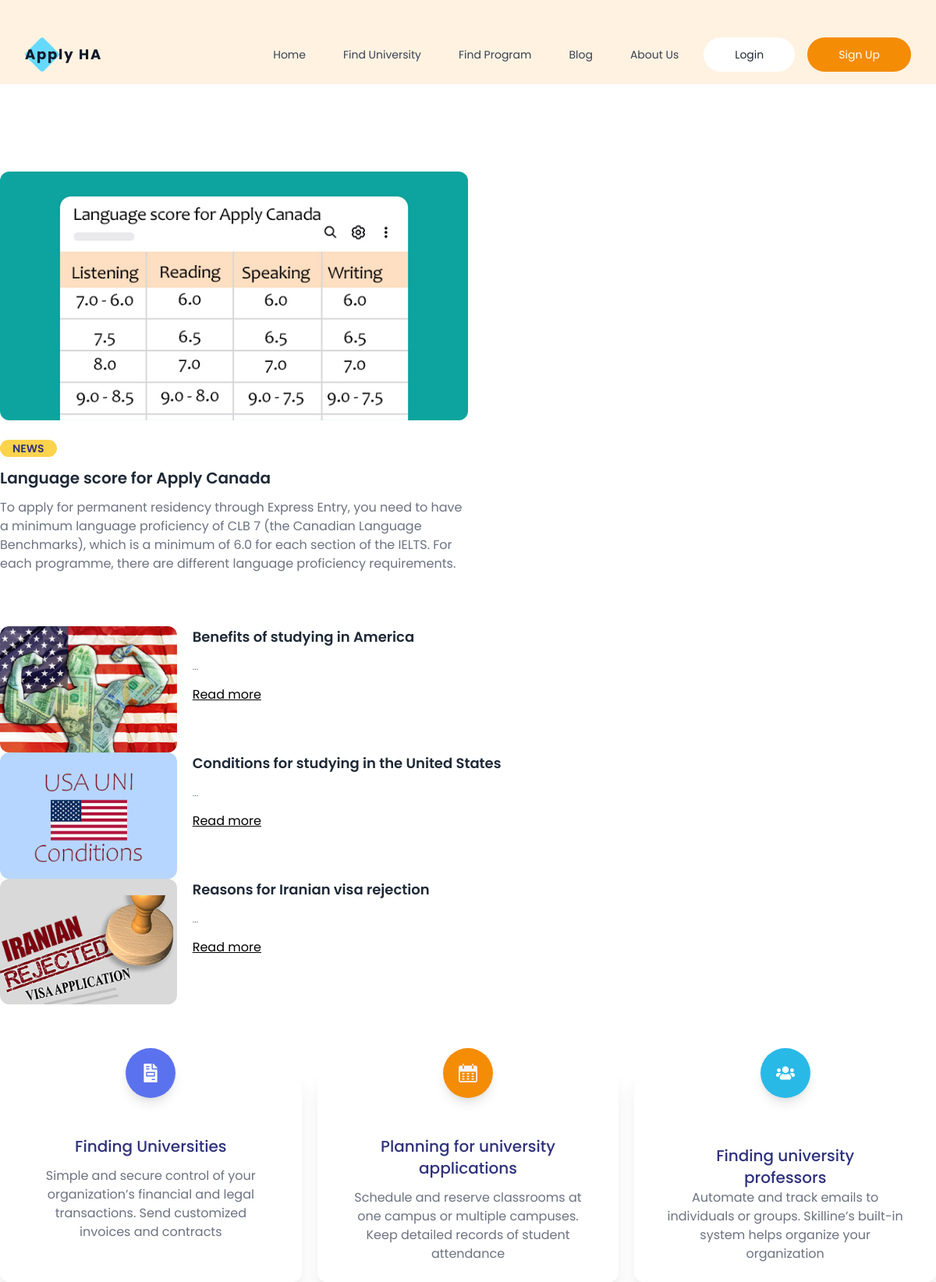
The page /Language-score-for-Apply-Canada on the database its author committed.
### tables this page shows
CREATE TABLE `content` (
  `id` int NOT NULL,
  `top` tinyint(1) NOT NULL,
  `country_id` int DEFAULT NULL,
  `link` varchar(255) NOT NULL,
  `title` text NOT NULL,
  `content` text NOT NULL,
  `img_id1` varchar(255) NOT NULL,
  `ip_id` int NOT NULL,
  `date` timestamp NOT NULL DEFAULT CURRENT_TIMESTAMP
);

### lib/func.php (called while the page is built, shortened)
<?php
function page_url()
{return urldecode(basename(parse_url($_SERVER['REQUEST_URI'], PHP_URL_PATH)));}
function select_all_sql($table_name,$condition)
{   global $connection;
    $result = $connection->prepare("SELECT * FROM $table_name WHERE $condition");
    $result->execute();
    $row = $result->fetchAll(PDO:: FETCH_ASSOC);
    return $row;}
?>

### lib/article-info.php (the view, shortened to what this page needs)
<div data-aos="zoom-in-up" class="my-14 mt-28 flex flex-col lg:flex-row lg:space-x-20 aos-init aos-animate">
    <?php
    $condition = "link='".page_url()."'";
    $result_top=select_all_sql('content',$condition);
    foreach ($result_top as $value_top) {
        ?>
        <div class="lg:w-6/12">
            <img class="rounded-xl w-full mb-6" src="assets/img/<?= $value_top['img_id1']?>">
            <span class="bg-yellow-300 text-darken font-semibold px-4 py-px text-sm rounded-full">NEWS</span>
            <h1 class="text-gray-800 font-semibold my-3 text-xl" title="<?= $value_top['title']?>"><?= $value_top['title']?></h1>
            <p class="text-gray-500 mb-3"><?= $value_top['content']?></p>
        </div>
    <?php } ?>
</div>
<div class="lg:w-7/12 flex flex-col justify-between mt-12 space-y-5 lg:space-y-0 lg:mt-0">
    <?php
    $result=select_all_sql('content','top=0 LIMIT 3');
    foreach ($result as $value) {
        ?>
        <div class="flex space-x-5">
            <div class="w-4/12">
                <div class="relative">
                    <img class="rounded-xl w-full" src="assets/img/<?= $value['img_id1']?>">
                </div>
            </div>
            <div class="w-8/12">
                <h2 class="text-gray-800 text-sm sm:text-lg font-semibold" title="<?= $value['title']?>"><?= $value['title']?></h2>
                <p class="text-gray-500 my-2 sm:my-4 text-xs sm:text-md">...</p>
                <a href="<?= $value['link']?>" class="underline">Read more</a>
            </div>
        </div>
    <?php } ?>
</div>
<div class="grid md:grid-cols-3 gap-14 md:gap-5 mt-20">
    <div data-aos="fade-up" class="bg-white shadow-xl p-6 text-center rounded-xl aos-init aos-animate">
        <div style="background: #5B72EE;" class="rounded-full w-16 h-16 flex items-center justify-center mx-auto shadow-lg transform -translate-y-12">
        </div>
        <h2 class="font-medium text-xl mb-3 lg:px-14 text-darken" title="Finding Universities">Finding Universities</h2>
        <p class="px-4 text-gray-500">Simple and secure control of your organization’s financial and legal transactions. Send customized invoices and contracts</p>
    </div>
    <div data-aos="fade-up" data-aos-delay="150" class="bg-white shadow-xl p-6 text-center rounded-xl aos-init aos-animate">
        <div style="background: #F48C06;" class="rounded-full w-16 h-16 flex items-center justify-center mx-auto shadow-lg transform -translate-y-12">
        </div>
        <h2 class="font-medium text-xl mb-3 lg:px-14 text-darken" title="Planning for university applications">Planning for university applications</h2>
        <p class="px-4 text-gray-500">Schedule and reserve classrooms at one campus or multiple campuses. Keep detailed records of student attendance</p>
    </div>
    <div data-aos="fade-up" data-aos-delay="300" class="bg-white shadow-xl p-6 text-center rounded-xl aos-init aos-animate">
        <div style="background: #29B9E7;" class="rounded-full w-16 h-16 flex items-center justify-center mx-auto shadow-lg transform -translate-y-12">
        </div>
        <h2 class="font-medium text-xl mb-3 lg:px-14 text-darken lg:h-14 pt-3" title="Finding university professors">Finding university professors</h2>
        <p class="px-4 text-gray-500">Automate and track emails to individuals or groups. Skilline’s built-in system helps organize your organization </p>
    </div>
</div>

### assets/css/skilline.css (style rules this page uses)
body { font-family: 'Poppins', sans-serif; }
.text-darken { color: #2F327D; }

### rows shown on the page
content: img_id1 (picture), title "Language score for Apply Canada", content "To apply for permanent residency through Express Entry, you need to have a minimum language proficiency of CLB 7 (the Canadian Language Benchmarks), which is a minimum of 6.0 for each section of the IELTS. For each programme, there are different language proficiency requirements."
content: img_id1 (picture), title "Benefits of studying in America"
content: img_id1 (picture), title "Conditions for studying in the United States"
content: img_id1 (picture), title "Reasons for Iranian visa rejection"
